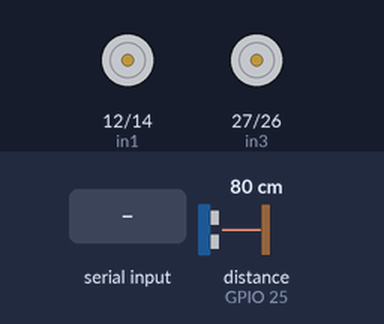
A sketch run on a simulated ESP32. Parts: motor-driver pin pairs drawn as motors (green arrow = first pin HIGH = forward, orange = second pin HIGH = backward, longer = more drive). The test bench sets the inputs (shaded band); at power-on: distance to the obstacle (sensor on GPIO 25) 80 cm. The echo pulse lasts 58.3 µs per cm; nothing arrives over Bluetooth unless stated; what the sketch prints to the serial monitor is not drawn.

Above: at 1.2 s.
1.3 s: "f" received over the second serial link
At 1.7 s:
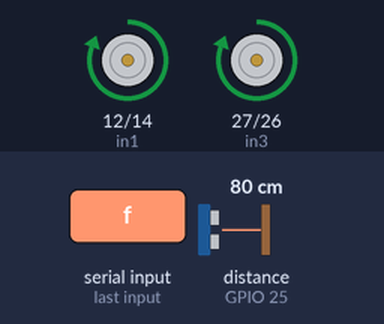
2.8 s: "b" received over the second serial link
At 3.6 s:
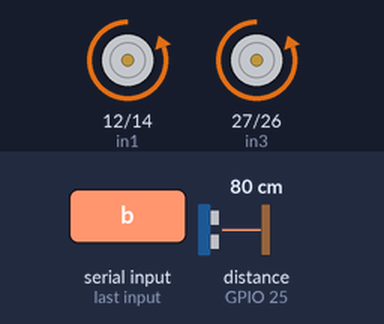
4.3 s: "l" received over the second serial link
At 5.1 s:
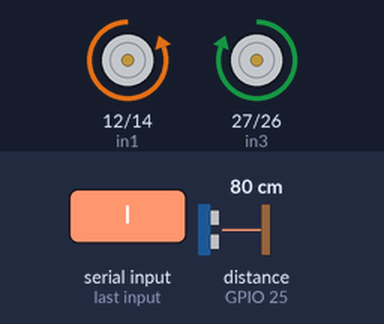
5.8 s: "r" received over the second serial link
At 7.0 s:
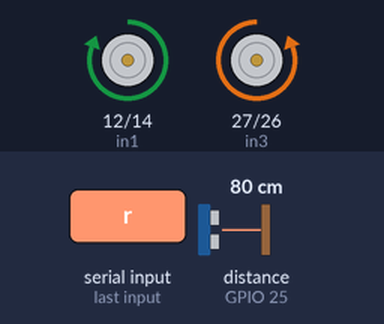
7.3 s: "s" received over the second serial link
At 8.5 s:
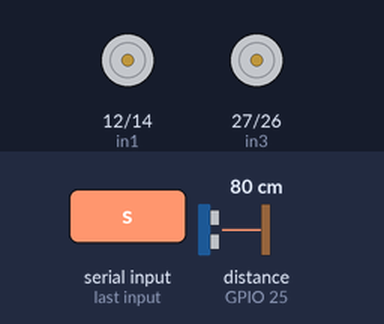
Timing chart, 0 to 9.8 s (numbered marks = the images above; inputs shaded):
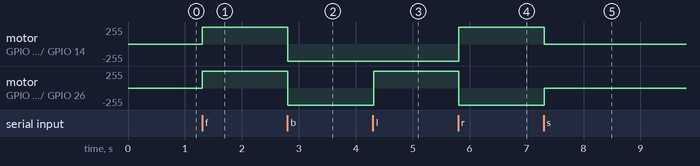

Measured:
- after the input at 1.3 s, motor on GPIO 12 (in1) / GPIO 14 (in2), motor on GPIO 27 (in3) / GPIO 26 (in4): stopped → forward 255/255 at once
- after the input at 2.8 s, motor on GPIO 12 (in1) / GPIO 14 (in2), motor on GPIO 27 (in3) / GPIO 26 (in4): forward 255/255 → backward 255/255 at once
- after the input at 4.3 s, motor on GPIO 27 (in3) / GPIO 26 (in4): backward 255/255 → forward 255/255 at once
- after the input at 5.8 s, motor on GPIO 12 (in1) / GPIO 14 (in2): backward 255/255 → forward 255/255 at once; motor on GPIO 27 (in3) / GPIO 26 (in4): forward 255/255 → backward 255/255 at once
- after the input at 7.3 s, motor on GPIO 12 (in1) / GPIO 14 (in2): forward 255/255 → stopped at once; motor on GPIO 27 (in3) / GPIO 26 (in4): backward 255/255 → stopped at once

The sketch:

light_blink.ino
```cpp
#include "NewPing.h"
#define TRIGGER_PIN 33
#define ECHO_PIN 25
#define MAX_DISTANCE 400
NewPing sonar(TRIGGER_PIN, ECHO_PIN, MAX_DISTANCE);
#define in1 12
#define in2 14
#define in3 27
#define in4 26
#include "BluetoothSerial.h"
#if !defined(CONFIG_BT_ENABLED) || !defined(CONFIG_BLUEDROID_ENABLED)
#error Bluetooth is not enabled! Please run `make menuconfig` to and enable it
#endif
BluetoothSerial SerialBT;
char ch;
void setup() {
  pinMode(in1,OUTPUT);
  pinMode(in2,OUTPUT);
  pinMode(in3,OUTPUT);
  pinMode(in4,OUTPUT);
  Serial.begin(115200);
  SerialBT.begin("ABCD"); //Bluetooth device name - You can give any name
  Serial.println("The device started, now you can pair it with bluetooth!");
}
void loop() {
  if (SerialBT.available()) {
    ch =(char)SerialBT.read();
    if(ch == 'f'){
      digitalWrite(in1,HIGH);
      digitalWrite(in2,LOW);
      digitalWrite(in3,HIGH);
      digitalWrite(in4,LOW);
      if(sonar.ping_cm()!=0 && sonar.ping_cm()<=30){
        digitalWrite(in1,LOW);
        digitalWrite(in2,LOW);
        digitalWrite(in3,LOW);
        digitalWrite(in4,LOW);
        delay(500);
      }
    } else if(ch == 'b'){
      digitalWrite(in2,HIGH);
      digitalWrite(in1,LOW);
      digitalWrite(in4,HIGH);
      digitalWrite(in3,LOW);
    } else if(ch == 's'){
      digitalWrite(in2,LOW);
      digitalWrite(in1,LOW);
      digitalWrite(in4,LOW);
      digitalWrite(in3,LOW);
    } else if(ch == 'l'){
      digitalWrite(in1,LOW);
      digitalWrite(in2,HIGH);
      digitalWrite(in3,HIGH);
      digitalWrite(in4,LOW);
    }else if(ch == 'r'){
      digitalWrite(in1,HIGH);
      digitalWrite(in2,LOW);
      digitalWrite(in3,LOW);
      digitalWrite(in4,HIGH);
    }
  }
  delay(20);

}
```
